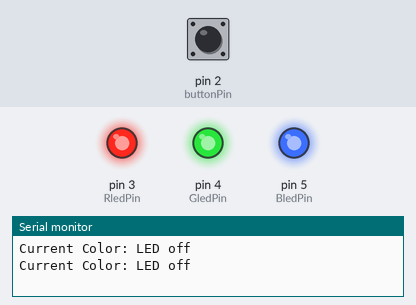
A sketch run on a simulated Arduino Uno, built with avr-gcc and run on an emulated ATmega328P. On the bench: output pins drawn as LEDs (lit = HIGH), the last lines printed to the serial monitor. Dashed ring = blinking. The inputs (shaded band) are chosen by the test bench; at power-on: pin 2 (buttonPin) LOW.

Above: at 1.2 s.
1.3 s: pin 2 (buttonPin) pulled HIGH for 0.15 s
At 2.8 s:
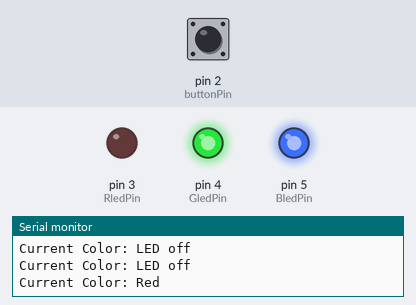
4.4 s: pin 2 (buttonPin) pulled HIGH for 1 s
At 6.4 s:
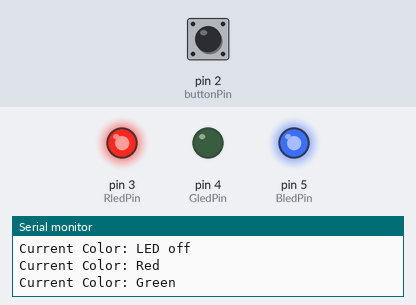
8.4 s: pin 2 (buttonPin) pulled HIGH for 0.15 s
At 10.6 s:
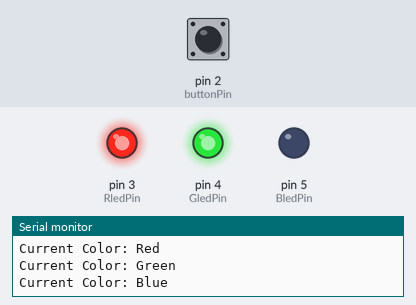
11.5 s: pin 2 (buttonPin) pulled HIGH for 3.2 s
At 12.8 s:
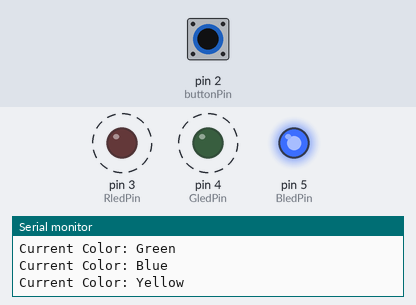
17.7 s: pin 2 (buttonPin) pulled HIGH for 0.15 s
At 18.8 s:
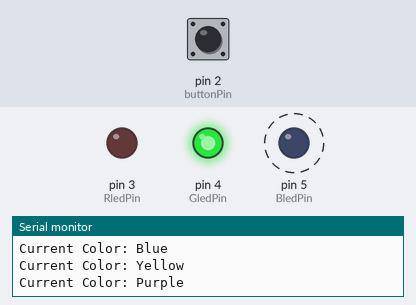
20.8 s: pin 2 (buttonPin) pulled HIGH for 1 s
At 22.8 s:
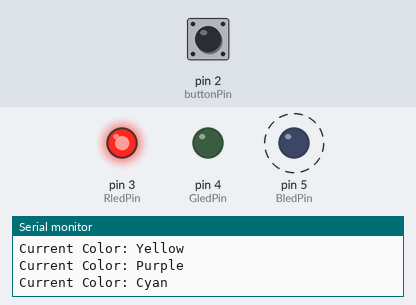
Timing chart, 0 to 25.8 s (numbered marks = the images above; inputs shaded):
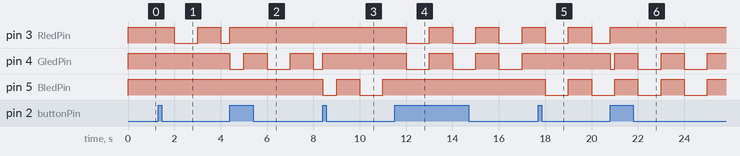

The sketch:

0930_BightLight.ino
```cpp
/*const int buttonPin = 2; // 按鈕連接的接腳
const int RledPin = 3;   // RGB LED 的紅燈接腳
const int GledPin = 4;   // RGB LED 的綠燈接腳
const int BledPin = 5;   // RGB LED 的藍燈接腳

int buttonState = 0;     // 儲存目前按鈕的狀態
int ledcolor = 0;        // 顏色計數器

void setup() {
  // 設定 LED 接腳為輸出模式
  pinMode(RledPin, OUTPUT);
  pinMode(GledPin, OUTPUT);
  pinMode(BledPin, OUTPUT);

  // 設定按鈕接腳為輸入模式
  pinMode(buttonPin, INPUT);
}

void loop() {
  // 讀取按鈕的狀態（HIGH 或 LOW）
  buttonState = digitalRead(buttonPin);

  // 如果按鈕被按下（偵測到 HIGH）
  if (buttonState == 1) {
    ledcolor = ledcolor + 1; // 切換到下一個顏色狀態
    delay(1000);              // 簡單的小延遲防止彈跳（Debounce）
  }

  // 根據 ledcolor 的數值控制 LED 顏色
  if (ledcolor == 0) {
    // 全滅
    digitalWrite(RledPin, HIGH);
    digitalWrite(GledPin, HIGH);
    digitalWrite(BledPin, HIGH);
  }
  else if (ledcolor == 1) {
    // 紅色 (RED)
    digitalWrite(RledPin, LOW);
    digitalWrite(GledPin, HIGH);
    digitalWrite(BledPin, HIGH);
  }
  else if (ledcolor == 2) {
    // 綠色 (GREEN)
    digitalWrite(RledPin, HIGH);
    digitalWrite(GledPin, LOW);
    digitalWrite(BledPin, HIGH);
  }
  else if (ledcolor == 3) {
    // 藍色 (BLUE)
    digitalWrite(RledPin, HIGH);
    digitalWrite(GledPin, HIGH);
    digitalWrite(BledPin, LOW);
  }
  else if (ledcolor == 4) {
    // 紫色 (Purple) = 紅 + 藍
    digitalWrite(RledPin, LOW);
    digitalWrite(GledPin, HIGH);
    digitalWrite(BledPin, LOW);
  }
  else if (ledcolor == 5) {
    // 青色 (Cyan) = 綠 + 藍
    digitalWrite(RledPin, HIGH);
    digitalWrite(GledPin, LOW);
    digitalWrite(BledPin, LOW);
  }
  else if (ledcolor == 6) {
    // 黃色 (Yellow) = 紅 + 綠
    digitalWrite(RledPin, LOW);
    digitalWrite(GledPin, LOW);
    digitalWrite(BledPin, HIGH);
  }
  else if (ledcolor == 7) {
    // 白色 (White) = 紅 + 綠 + 藍
    digitalWrite(RledPin, LOW);
    digitalWrite(GledPin, LOW);
    digitalWrite(BledPin, LOW);
  }
  else if (ledcolor == 8) {
    // 超過範圍則重設回狀態 0（全滅）
    ledcolor = 0;
  }
}


// --- 請根據實際接線修改腳位 ---
const int RledPin = 9;       // 紅色 LED 接腳
const int GledPin = 10;      // 綠色 LED 接腳
const int BledPin = 11;      // 藍色 LED 接腳
const int buttonPin = 2;     // 按鈕接腳

// --- 圖片中的全域變數 ---
int buttonState = 0;         // 讀取按鈕狀態的變數
int ledcolor = 0;            // 顏色計數器
bool ButtonPressed = false;   // 記錄按鈕是否已被按下
String currentcolor = "led"; // 儲存目前顏色名稱的字串

void setup() {
  // 初始化 LED 腳位為輸出
  pinMode(RledPin, OUTPUT);
  pinMode(GledPin, OUTPUT);
  pinMode(BledPin, OUTPUT);

  // 初始化按鈕腳位為輸入
  pinMode(buttonPin, INPUT);

  // 鮑率設定
  Serial.begin(9600);
}

void loop() {
  // 讀取按鈕的狀態值
  buttonState = digitalRead(buttonPin);

  // 將目前的顏色狀態印出至序列埠
  Serial.print("Current Color: ");
  Serial.println(currentcolor);

  // 按鈕按下時的判斷 (正緣觸發)
  if (buttonState == HIGH && !ButtonPressed) {
    ledcolor = ledcolor + 1;
    ButtonPressed = true;
  }

  // 按鈕放開時的判斷
  if (buttonState == LOW && ButtonPressed) {
    ButtonPressed = false;
  }

  // --- 顏色切換條件分支 ---
  if (ledcolor == 0) {
    currentcolor = "LED off";
    digitalWrite(RledPin, HIGH); // 註：此處輸出 HIGH/LOW 依共陰或共陽燈泡而異
    digitalWrite(GledPin, HIGH);
    digitalWrite(BledPin, HIGH);
  }
  else if (ledcolor == 1) {
    // 紅色 (RED)
    currentcolor = "Red";
    digitalWrite(RledPin, LOW);
    digitalWrite(GledPin, HIGH);
    digitalWrite(BledPin, HIGH);
  }
  else if (ledcolor == 2) {
    // 綠色 (GREEN)
    currentcolor = "Green";
    digitalWrite(RledPin, HIGH);
    digitalWrite(GledPin, LOW);
    digitalWrite(BledPin, HIGH);
  }
  else if (ledcolor == 3) {
    // 藍色 (BLUE)
    currentcolor = "Blue";
    digitalWrite(RledPin, HIGH);
    digitalWrite(GledPin, HIGH);
    digitalWrite(BledPin, LOW);
  }
  else if (ledcolor == 4) {
    // 黃色 (YELLOW)
    currentcolor = "Yellow";
    digitalWrite(RledPin, LOW);
    digitalWrite(GledPin, LOW);
    digitalWrite(BledPin, HIGH);
  }
  else if (ledcolor == 5) {
    // 紫色 (PURPLE)
    currentcolor = "Purple";
    digitalWrite(RledPin, LOW);
    digitalWrite(GledPin, HIGH);
    digitalWrite(BledPin, LOW);
  }
  else if (ledcolor == 6) {
    // 青色 (CYAN)
    currentcolor = "Cyan";
    digitalWrite(RledPin, HIGH);
    digitalWrite(GledPin, LOW);
    digitalWrite(BledPin, LOW);
  }
  else if (ledcolor == 7) {
    // 白色 (WHITE)
    currentcolor = "White";
    digitalWrite(RledPin, LOW);
    digitalWrite(GledPin, LOW);
    digitalWrite(BledPin, LOW);
  }
  else if (ledcolor == 8) {
    // 計數器歸零循環
    ledcolor = 0;
  }

  delay (100);


}
*/


// 宣告引腳（請依實際電路調整引腳編號）
const int buttonPin = 2;
const int RledPin = 3;   // 紅色引腳 (請依實際接線修改)
const int GledPin = 4;  // 綠色引腳 (請依實際接線修改)
const int BledPin = 5;  // 藍色引腳 (請依實際接線修改)

// 全域變數宣告
int buttonState = 0;     // 讀取按鈕狀態的變數
int ledState = LOW;      // LOW 代表亮燈週期，HIGH 代表滅燈週期
int ledcolor = 0;        // 顏色計數器 (0 ~ 7)
bool ButtonPressed = false;
String currentcolor = "LED off";

unsigned long previousMillis = 0; // 將儲存上次 LED 更新的時間
const long interval = 1000;       // 閃爍間隔（毫秒）

void setup() {
  pinMode(buttonPin, INPUT);
  pinMode(RledPin, OUTPUT);
  pinMode(GledPin, OUTPUT);
  pinMode(BledPin, OUTPUT);

  Serial.begin(9600);
  Serial.print("Current Color: ");
  Serial.println(currentcolor);
}

void loop() {
  // 1. 讀取按鈕的值
  buttonState = digitalRead(buttonPin);

  // 按下按鈕的邊緣觸發偵測 (切換下一個顏色)
  if (buttonState == HIGH && !ButtonPressed) {
    ledcolor = ledcolor + 1;
    ButtonPressed = true;
  }

  // 放開按鈕的狀態恢復
  if (buttonState == LOW && ButtonPressed) {
    ButtonPressed = false;
  }

  // 2. 非阻塞式 LED 計時閃爍切換
  unsigned long currentMillis = millis();
  if (currentMillis - previousMillis >= interval) {
    previousMillis = currentMillis;   // 儲存上次切換的時間

    if (ledState == LOW) {
      ledState = HIGH;
    } else {
      ledState = LOW;
    }
  }

  // 3. 核心 RGB 顏色控制與輸出邏輯 (結合圖片邏輯)
  if (ledcolor == 0) {
    currentcolor = "LED off";
    digitalWrite(RledPin, HIGH);
    digitalWrite(GledPin, HIGH);
    digitalWrite(BledPin, HIGH);
  }
  else if (ledcolor == 1) {
    currentcolor = "Red";
    if (ledState == LOW) {
      digitalWrite(RledPin, LOW);
      digitalWrite(GledPin, HIGH);
      digitalWrite(BledPin, HIGH);
    } else {
      digitalWrite(RledPin, HIGH);
      digitalWrite(GledPin, HIGH);
      digitalWrite(BledPin, HIGH);
    }
  }
  else if (ledcolor == 2) {
    currentcolor = "Green";
    if (ledState == LOW) {
      digitalWrite(RledPin, HIGH);
      digitalWrite(GledPin, LOW);
      digitalWrite(BledPin, HIGH);
    } else {
      digitalWrite(RledPin, HIGH);
      digitalWrite(GledPin, HIGH);
      digitalWrite(BledPin, HIGH);
    }
  }
  else if (ledcolor == 3) {
    currentcolor = "Blue";
    if (ledState == LOW) {
      digitalWrite(RledPin, HIGH);
      digitalWrite(GledPin, HIGH);
      digitalWrite(BledPin, LOW);
    } else {
      digitalWrite(RledPin, HIGH);
      digitalWrite(GledPin, HIGH);
      digitalWrite(BledPin, HIGH);
    }
  }
  else if (ledcolor == 4) {
    currentcolor = "Yellow";
    if (ledState == LOW) {
      digitalWrite(RledPin, LOW);
      digitalWrite(GledPin, LOW);
      digitalWrite(BledPin, HIGH);
    } else {
      digitalWrite(RledPin, HIGH);
      digitalWrite(GledPin, HIGH);
      digitalWrite(BledPin, HIGH);
    }
  }
  else if (ledcolor == 5) {
    currentcolor = "Purple";
    if (ledState == LOW) {
      digitalWrite(RledPin, LOW);
      digitalWrite(GledPin, HIGH);
      digitalWrite(BledPin, LOW);
    } else {
      digitalWrite(RledPin, HIGH);
      digitalWrite(GledPin, HIGH);
      digitalWrite(BledPin, HIGH);
    }
  }
  else if (ledcolor == 6) {
    currentcolor = "Cyan";
    if (ledState == LOW) {
      digitalWrite(RledPin, HIGH);
      digitalWrite(GledPin, LOW);
      digitalWrite(BledPin, LOW);
    } else {
      digitalWrite(RledPin, HIGH);
      digitalWrite(GledPin, HIGH);
      digitalWrite(BledPin, HIGH);
    }
  }
  else if (ledcolor == 7) {
    currentcolor = "White";
    if (ledState == LOW) {
      digitalWrite(RledPin, LOW);
      digitalWrite(GledPin, LOW);
      digitalWrite(BledPin, LOW);
    } else {
      digitalWrite(RledPin, HIGH);
      digitalWrite(GledPin, HIGH);
      digitalWrite(BledPin, HIGH);
    }
  }
  else if (ledcolor == 8) {
    ledcolor = 0; // 超過範圍重設為 0
  }

  // 4. 當顏色改變時，同步輸出到 Serial Monitor
  static String lastColor = "";
  if (currentcolor != lastColor) {
    Serial.print("Current Color: ");
    Serial.println(currentcolor);
    lastColor = currentcolor;
  }
}
```

Measured:
- after the input at 1.3 s, pin 3 (RledPin): HIGH → LOW after 0.70 s, → HIGH 1.0 s later, → LOW 1.0 s later
- after the input at 4.4 s, pin 4 (GledPin): goes LOW 0.60 s, HIGH 1.0 s, LOW 1.0 s, HIGH 1.0 s, then LOW, starting at once
- after the input at 8.4 s, pin 5 (BledPin): HIGH → LOW at once, → HIGH 0.60 s later, → LOW 1.0 s later, → HIGH 1.0 s later
- after the input at 11.5 s, pin 3 (RledPin), pin 4 (GledPin): alternates HIGH for 1.0 s and LOW for 1.0 s, starting after 0.50 s; pin 5 (BledPin): stops changing and stays HIGH
- after the input at 17.7 s, pin 4 (GledPin): stays HIGH (without the input it goes to LOW after 0.30 s); pin 5 (BledPin): HIGH → LOW after 0.30 s, → HIGH 1.0 s later, → LOW 1.0 s later
- after the input at 20.8 s, pin 4 (GledPin): HIGH → LOW at once, then repeats every 2.0 s: HIGH 1.0 s, LOW 1.0 s
